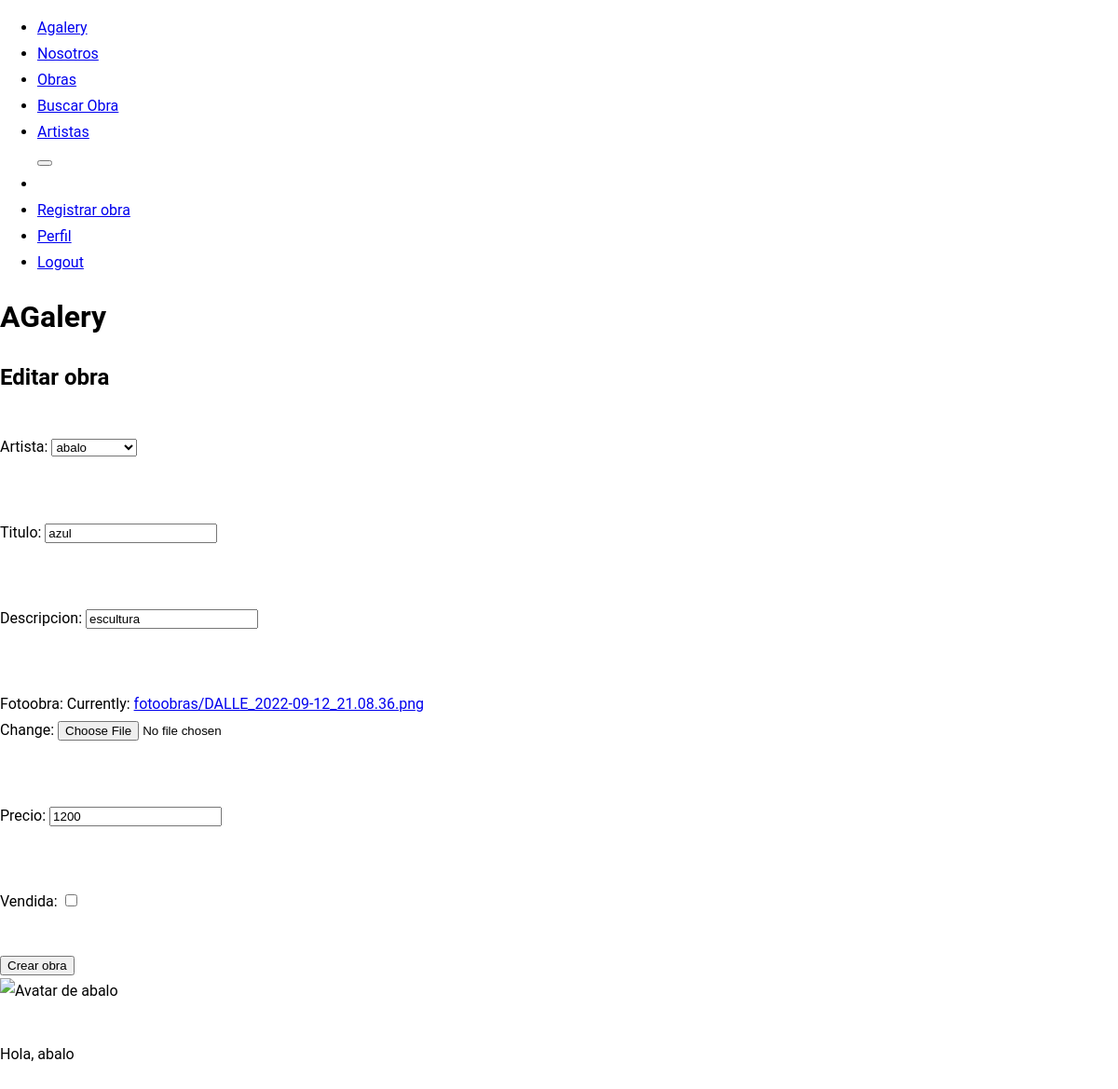
/editarobra/3/ (signed in), run on the app's committed database.
### appgaleria/models.py (models this page shows, shortened)
class obra(models.Model):
    artista = models.ForeignKey(User, on_delete=models.CASCADE, related_name='Artista')
    titulo = models.CharField(max_length=100)
    descripcion = models.CharField(max_length=300)
    fotoobra = models.ImageField(upload_to='fotoobras')
    precio = models.IntegerField(default=1)
    vendida = models.BooleanField(default= False)

### appgaleria/views.py (the view, shortened to what this page needs)
# urls.py: path('editarobra/<int:pk>/', views.obra_editar, name='actualizarobra'),
@login_required
def obra_editar(request, pk):
    obra_editar = obra.objects.get(id=pk)
    form = obraForm(instance=obra_editar)
    context = {'form':form}
    return render(request, 'appgaleria/obras/obras_editar.html', context)

### appgaleria/forms.py
class obraForm(forms.ModelForm):
    class Meta:
        model = obra
        fields = [
            'artista',
            'titulo',
            'descripcion',
            'fotoobra',
            'precio',
            'vendida'
            ]

### appgaleria/templates/appgaleria/obras/obras_editar.html (shortened to what this page needs)
{% extends 'appgaleria/padre.html' %}
{% block content %}
<h1>Editar obra</h1>
<form method="post" enctype="multipart/form-data">
    {{ form.as_p }}
    <button type="submit">Crear obra</button>
  </form>
{% endblock content %}

### appgaleria/templates/appgaleria/padre.html (shortened to what this page needs)
<!DOCTYPE html>
<html lang="en">
    <head>
        {% load static %}
        {% block head %}
        <link href="{% static 'agalery/css/styles.css' %}" rel="stylesheet" />
        {% endblock head %}
    </head>
    {% block nav %}
        <nav class="navbar navbar-expand-lg" navbar-light bg-light"">
            <div class="container px-lg-5">
                        <ul class="navbar-nav ms-auto mb-2 mb-lg-0">
                            <li class="nav-link"><a class="nav-link" href={% url 'home'%}>Agalery</a></li>
                            <li class="nav-link"><a class="nav-link" href={% url 'nosotros' %}>Nosotros</a></li>
                            <li class="nav-link"><a class="nav-link" href={% url 'obratodas' %}>Obras</a></li>
                            <li class="nav-link"><a class="nav-link" href={% url 'buscarobras' %}>Buscar Obra</a></li>
                            <li class="nav-link"><a class="nav-link" href={% url 'usuarios'%}>Artistas </a></li>
                <button class="navbar-toggler" type="button" data-bs-toggle="collapse" data-bs-target="#navbarSupportedContent" aria-controls="navbarSupportedContent" aria-expanded="false" aria-label="Toggle navigation"></button>
                <div class="collapse navbar-collapse" id="navbarSupportedContent">
                    {% if request.user.is_authenticated %}
                    <li><img src="{{url}}" style="max-height: 40px; max-width: 40px;"></li>
                    {% endif %}
                        {% if request.user.is_authenticated %}
                            <li class="nav-link"><a class="nav-link" href={% url 'registro_obra'%} >Registrar obra</a></li>
                            <li class="nav-link"><a class="nav-link" href={% url 'perfil'%}>Perfil </a></li>
                            <li class="nav-link"><a class="nav-link" href={% url 'logout' %}>Logout </a></li>
                        {% else %}
                            <li class="nav-link"><a class="nav-link" href={% url 'login'%}>Login </a></li>
                            <li class="nav-link"><a class="nav-link" href={% url 'singup'%}>Registrar</a></li>
                        {% endif %}
                    </ul>
                </div>
        </nav>
        {% endblock nav %}
    <body>
        <header class="py-1"> <div class="bg-light rounded-1 text-center">
            <h1 class="display-3 fw-bold">
                AGalery
            </h1>  </div> </header>
        <section class="py-1">
             <div class="container-sm">
                <div class="bg-light rounded-1 text-center">
{% block content %}{% endblock content %}
                </div>
            </div>
        </section>
        {% block footer %}
        <footer class="py-10 bg-dark">
                <div class="container">
                <div class="copyright text-center text-xl-left text-muted">
                                {% if request.user.is_authenticated %}
                                {% with avatar_url=avatar.imagen %}
                                    <img src="{% static avatar_url %}" alt="Avatar de {{ request.user.username }}" width="250" height="250">
                                    <p class="text-muted small mb-4 mb-lg0"> Hola, {{user.username}}</p>
                                {% endwith %}
                            {% endif %}
                </div>
            </div>
        </footer>
        {% endblock footer %}
    </body>
</html>

### appgaleria/static/agalery/css/styles.css (style rules this page uses)
:root { --bs-blue: #0d6efd; --bs-indigo: #6610f2; --bs-purple: #6f42c1; --bs-pink: #d63384; --bs-red: #dc3545; --bs-orange: #fd7e14; --bs-yellow: #ffc107; --bs-green: #198754; --bs-teal: #20c997; --bs-cyan: #0dcaf0; --bs-white: #fff; --bs-gray: #6c757d; --bs-gray-dark: #343a40; --bs-gray-100: #f8f9fa; --bs-gray-200: #e9ecef; --bs-gray-300: #dee2e6; --bs-gray-400: #ced4da; --bs-gray-500: #adb5bd; --bs-gray-600: #6c757d; --bs-gray-700: #495057; --bs-gray-800: #343a40; --bs-gray-900: #212529; --bs-primary: #0d6efd; --bs-secondary: #6c757d; --bs-success: #198754; --bs-info: #0dcaf0; --bs-warning: #ffc107; --bs-danger: #dc3545; --bs-light: #f8f9fa; --bs-dark: #212529; --bs-primary-rgb: 13, 110, 253; --bs-secondary-rgb: 108, 117, 125; --bs-success-rgb: 25, 135, 84; --bs-info-rgb: 13, 202, 240; --bs-warning-rgb: 255, 193, 7; --bs-danger-rgb: 220, 53, 69; --bs-light-rgb: 248, 249, 250; --bs-dark-rgb: 33, 37, 41; --bs-white-rgb: 255, 255, 255; --bs-black-rgb: 0, 0, 0; --bs-body-color-rgb: 33, 37, 41; --bs-body-bg-rgb: 255, 255, 255; --bs-font-sans-serif: system-ui, -apple-system, "Segoe UI", Roboto, "Helvetica Neue", Arial, "Noto Sans", "Liberation Sans", sans-serif, "Apple Color Emoji", "Segoe UI Emoji", "Segoe UI Symbol", "Noto Color Emoji"; --bs-font-monospace: SFMono-Regular, Menlo, Monaco, Consolas, "Liberation Mono", "Courier New", monospace; --bs-gradient: linear-gradient(180deg, rgba(255, 255, 255, 0.15), rgba(255, 255, 255, 0)); --bs-body-font-family: var(--bs-font-sans-serif); --bs-body-font-size: 1rem; --bs-body-font-weight: 400; --bs-body-line-height: 1.5; --bs-body-color: #212529; --bs-body-bg: #fff; }
* { box-sizing: inherit; }
html { box-sizing: border-box; }
body { font-family: 'Roboto', sans-serif; line-height: 1.75; margin: 0; min-block-size: 100vh; }
h1 { margin-block: 0 0.5em; }
p { padding-block: 1.5em; }

### data on the page
obra: artista "abalo", titulo "azul", descripcion "escultura", precio "1200"

### other printed values
{{ user.username }} "abalo"
